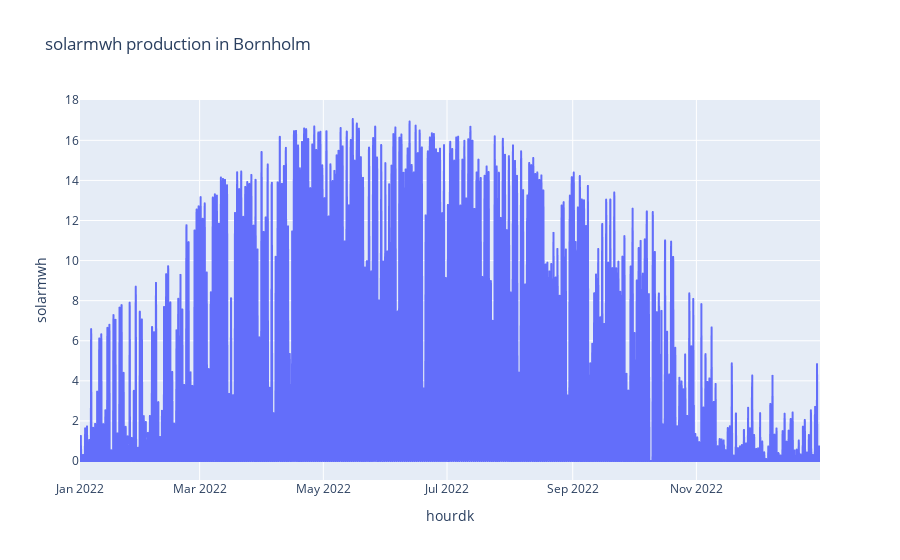

Here is the notebook cell this chart was saved with:
### Code cell
random.seed(1333)
rng_prod_type = select_random_column(production)
rng_prod_muni = random.choice(production["municipalityno"].unique())
rng_prod_muni_name = get_municipality_name(int(rng_prod_muni))

df_rng_prod = production.query(f"municipalityno == {rng_prod_muni}")
rng_prod_fig = px.line(df_rng_prod, x = 'hourdk', y = rng_prod_type,
                       title=f"{rng_prod_type} production in {rng_prod_muni_name}")

rng_prod_fig.show()

### Figure 1 — Plotly figure (JSON) as saved in the notebook; plotly's stock layout.template omitted (floating-point values rounded to 4 significant figures; data arrays with more than 128 entries replaced by an {"elided": "..."} marker saying what was removed)
{"data": [{"hovertemplate": "hourdk=%{x}<br>solarmwh=%{y}<extra></extra>", "legendgroup": "", "line": {"color": "#636efa", "dash": "solid"}, "marker": {"symbol": "circle"}, "mode": "lines", "name": "", "showlegend": false, "type": "scattergl", "x": {"elided": "8760 str values"}, "xaxis": "x", "y": {"elided": "8760 float values"}, "yaxis": "y"}], "layout": {"legend": {"tracegroupgap": 0}, "title": {"text": "solarmwh production in Bornholm"}, "xaxis": {"anchor": "y", "domain": [0, 1], "title": {"text": "hourdk"}}, "yaxis": {"anchor": "x", "domain": [0, 1], "title": {"text": "solarmwh"}}}}
